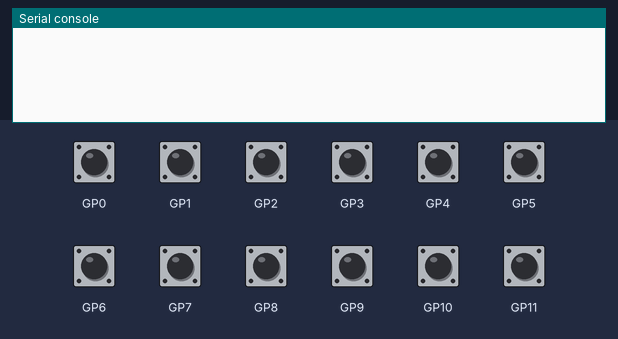
Bench run of a program on a simulated Raspberry Pi Pico running MicroPython. Shown: the last lines printed to the serial console. Inputs (shaded band) come from the test bench; at power-on: GP0–11 HIGH.

Above: at 1.2 s.
1.3 s: GP0 pulled LOW for 0.15 s
At 2.6 s:
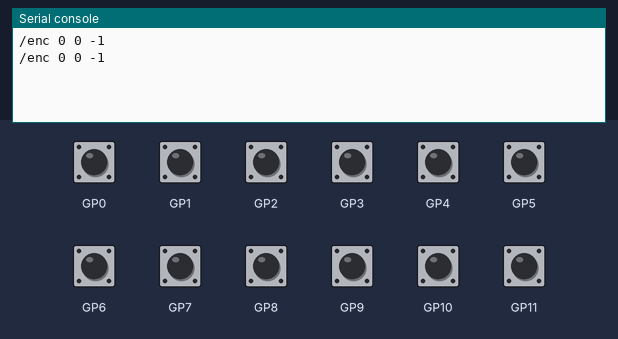
2.9 s: GP1 pulled LOW for 0.15 s
At 3.7 s:
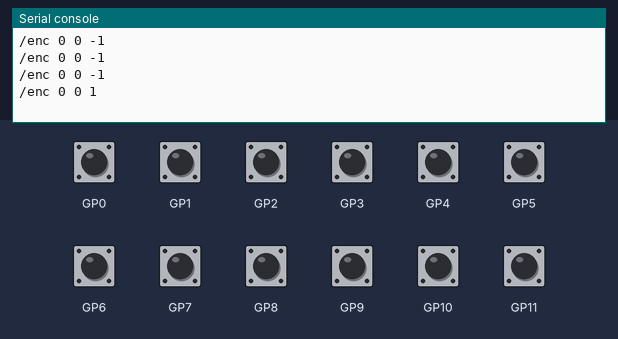
4.5 s: GP2 pulled LOW for 0.15 s
At 5.0 s:
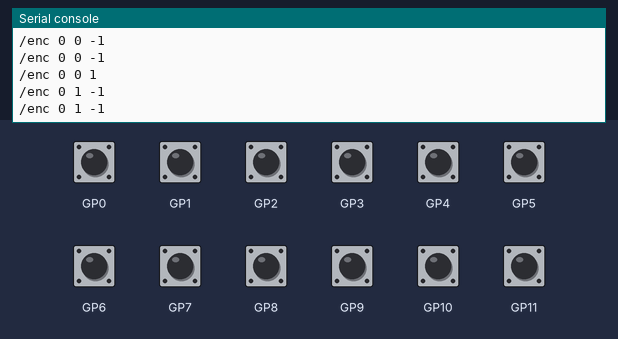
6.1 s: GP3 pulled LOW for 0.15 s
At 7.4 s:
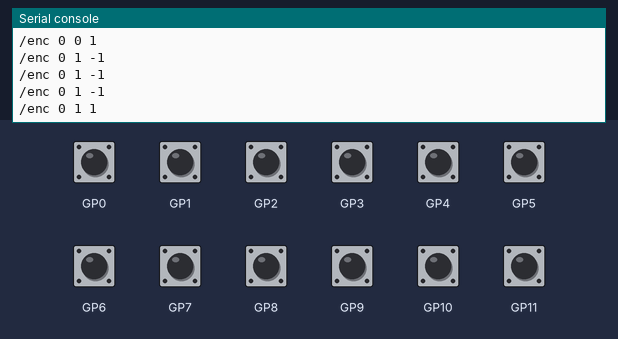
7.7 s: GP4 pulled LOW for 0.15 s
At 8.6 s:
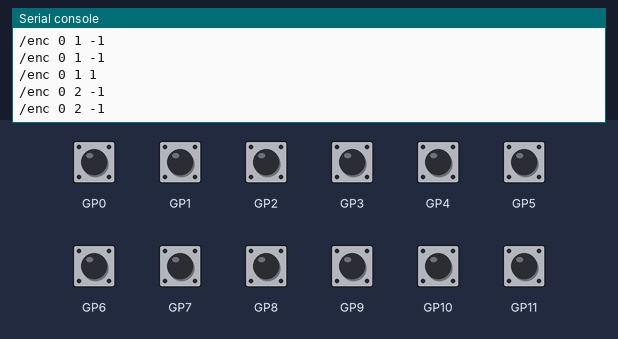
9.3 s: GP5 pulled LOW for 0.15 s
At 9.8 s:
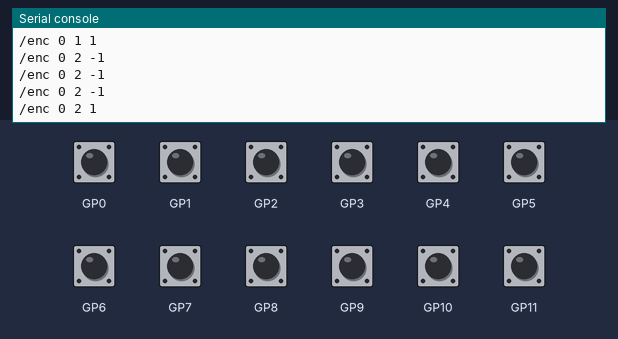
Timing chart, 0 to 11.9 s (numbered marks = the images above; inputs shaded):
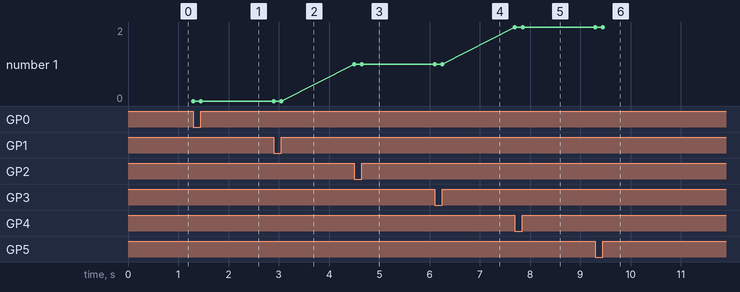

The program:

main.py
```python
import machine
import sys
import time
from machine import Pin

# --- CHANGE THIS PER BOARD ---
BOARD_ID = 0  # 0 for first Pico, 1 for second Pico
# ------------------------------

# Quadrature decode table: index = (prev_state << 2 | new_state), value = tick direction
_TABLE = [0, -1, 1, 0, 1, 0, 0, -1, -1, 0, 0, 1, 0, 1, -1, 0]


class _Encoder:
    __slots__ = ("idx", "_a", "_b", "_state", "_count", "_reported")

    def __init__(self, idx, pin_a, pin_b):
        self.idx = idx
        self._state = 0
        self._count = 0
        self._reported = 0
        self._a = Pin(pin_a, Pin.IN, Pin.PULL_UP)
        self._b = Pin(pin_b, Pin.IN, Pin.PULL_UP)
        self._a.irq(trigger=Pin.IRQ_RISING | Pin.IRQ_FALLING, handler=self._irq)
        self._b.irq(trigger=Pin.IRQ_RISING | Pin.IRQ_FALLING, handler=self._irq)

    def _irq(self, _):
        self._state = (self._state << 2 | self._a.value() << 1 | self._b.value()) & 0xF
        self._count += _TABLE[self._state]

    def consume(self):
        s = machine.disable_irq()
        d = self._count - self._reported
        self._reported = self._count
        machine.enable_irq(s)
        return d


# Encoders 0-5: A on even pins, B on odd pins (GP0/1, GP2/3 ... GP10/11)
_encoders = [_Encoder(i, i * 2, i * 2 + 1) for i in range(6)]


def main():
    while True:
        for enc in _encoders:
            d = enc.consume()
            if d:
                print(f"/enc {BOARD_ID} {enc.idx} {d}")
        time.sleep_ms(2)


main()
```

Measured:
- after the input at 1.3 s, the serial console: prints a new line at once (image 1)
- after the input at 2.9 s, the serial console: prints a new line after 0.15 s (image 2)
- after the input at 4.5 s, the serial console: prints a new line at once (image 3)
- after the input at 6.1 s, the serial console: prints a new line after 0.15 s (image 4)
- after the input at 7.7 s, the serial console: prints a new line at once (image 5)
- after the input at 9.3 s, the serial console: prints a new line after 0.15 s (image 6)
- plotted number 1: 1 → 2 after the input at 7.7 s
